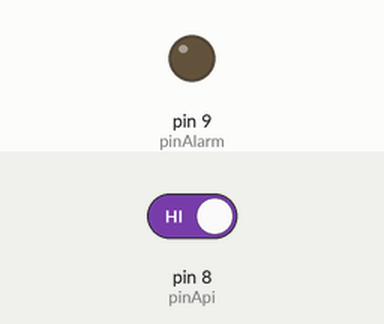
Recording of a sketch running on a simulated Arduino Uno, built with avr-gcc and run on an emulated ATmega328P. On the bench: output pins drawn as LEDs (lit = HIGH). The test bench sets the inputs (shaded band); at power-on: pin 8 (pinApi) HIGH.

Above: at 1.2 s.
1.3 s: pin 8 (pinApi) driven LOW
At 2.0 s:
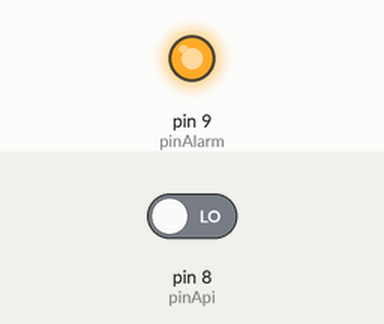
2.8 s: pin 8 (pinApi) driven HIGH
At 3.1 s:
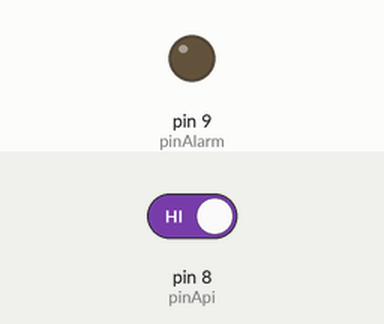
Timing chart, 0 to 5.8 s (numbered marks = the images above; inputs shaded):
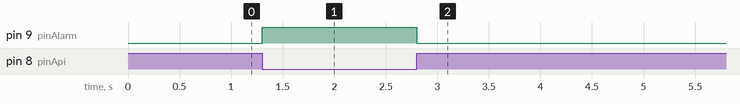

Measured:
- after the input at 1.3 s, pin 9 (pinAlarm): LOW → HIGH at once
- after the input at 2.8 s, pin 9 (pinAlarm): HIGH → LOW at once

The sketch:

fire.ino
```cpp
// inialisasi pin sensor dan alarm/buzzer
const int pinApi = 8;
const int pinAlarm = 9;
// inialisasi variabel data
int data;


// ----------- program default/setting awal ----------- //
void setup()
{
 // inialisasi status I/O pin
 pinMode(pinApi, INPUT); // pin sebagai input
 pinMode(pinAlarm, OUTPUT); // pin sebagai output
}

// ----- program utama, looping/berulang terus-menerus ----- //
void loop()
{
 // variabel data adalah hasil dari pembacaan sensor
 // berupa logic LOW/HIGH
 data = digitalRead(pinApi);


 // jika data bernilai logic LOW
 if (data == LOW)
 {
 // alarm dinyalakan
 digitalWrite(pinAlarm, HIGH);
 delay(100);
 }


 // jika data tidak bernilai logic LOW
 else
 {
 // alarm dimatikan
 digitalWrite(pinAlarm, LOW);
 delay(100);
 }
}
```
